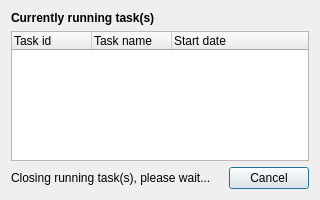
<?xml version="1.0" encoding="UTF-8"?>
<ui version="4.0">
 <class>TasksManagerGui</class>
 <widget class="QDialog" name="TasksManagerGui">
  <property name="geometry">
   <rect>
    <x>0</x>
    <y>0</y>
    <width>320</width>
    <height>200</height>
   </rect>
  </property>
  <property name="sizePolicy">
   <sizepolicy hsizetype="Preferred" vsizetype="Preferred">
    <horstretch>0</horstretch>
    <verstretch>0</verstretch>
   </sizepolicy>
  </property>
  <property name="minimumSize">
   <size>
    <width>320</width>
    <height>200</height>
   </size>
  </property>
  <property name="windowTitle">
   <string>Running tasks</string>
  </property>
  <property name="windowIcon">
   <iconset resource="gex.qrc">
    <normaloff>:/gex/icons/gex_application_48x48.png</normaloff>:/gex/icons/gex_application_48x48.png</iconset>
  </property>
  <layout class="QVBoxLayout" name="verticalLayout">
   <item>
    <widget class="QLabel" name="label">
     <property name="font">
      <font>
       <weight>75</weight>
       <bold>true</bold>
      </font>
     </property>
     <property name="text">
      <string>Currently running task(s)</string>
     </property>
    </widget>
   </item>
   <item>
    <widget class="QTreeWidget" name="treeWidgetTaskList">
     <property name="minimumSize">
      <size>
       <width>0</width>
       <height>0</height>
      </size>
     </property>
     <attribute name="headerDefaultSectionSize">
      <number>80</number>
     </attribute>
     <column>
      <property name="text">
       <string>Task id</string>
      </property>
     </column>
     <column>
      <property name="text">
       <string>Task name</string>
      </property>
     </column>
     <column>
      <property name="text">
       <string>Start date</string>
      </property>
     </column>
    </widget>
   </item>
   <item>
    <layout class="QHBoxLayout" name="horizontalLayout">
     <item>
      <widget class="QLabel" name="label_2">
       <property name="text">
        <string>Closing running task(s), please wait...</string>
       </property>
      </widget>
     </item>
     <item>
      <spacer name="horizontalSpacer">
       <property name="orientation">
        <enum>Qt::Horizontal</enum>
       </property>
       <property name="sizeHint" stdset="0">
        <size>
         <width>40</width>
         <height>20</height>
        </size>
       </property>
      </spacer>
     </item>
     <item>
      <widget class="QPushButton" name="pushButtonCancel">
       <property name="text">
        <string>Cancel</string>
       </property>
      </widget>
     </item>
    </layout>
   </item>
  </layout>
 </widget>
 <resources>
  <include location="gex.qrc"/>
 </resources>
 <connections/>
</ui>
